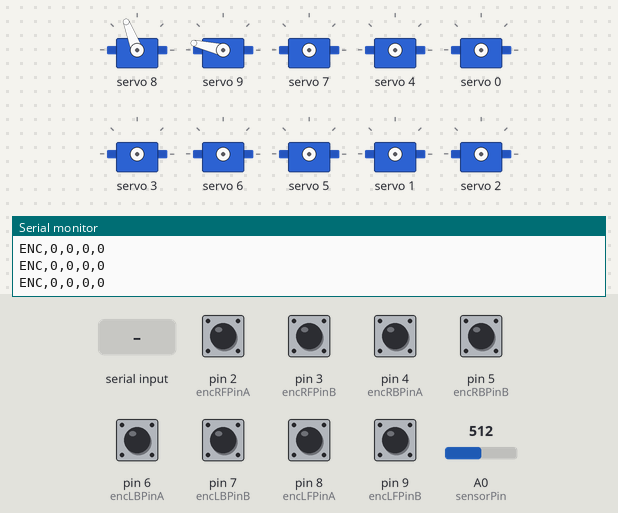
Simulated run of this sketch. Board: Arduino Uno, built with avr-gcc and run on an emulated ATmega328P. On the bench: 10 × servo, the last lines printed to the serial monitor. The test bench sets the inputs (shaded band); at power-on: pin 2 (encRFPinA), pin 3 (encRFPinB), pin 4 (encRBPinA), pin 5 (encRBPinB), pin 6 (encLBPinA), pin 7 (encLBPinB), pin 8 (encLFPinA), pin 9 (encLFPinB) HIGH, A0 (sensorPin) = 512.

Above: at 1.2 s.
1.3 s: "START\n" received over Serial
At 4.6 s:
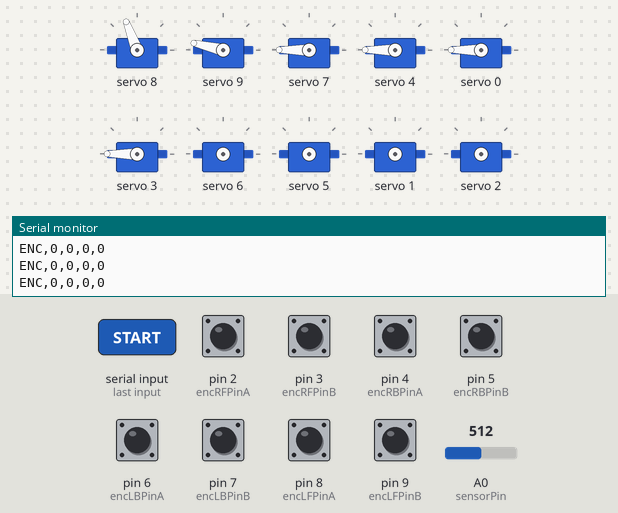
7.3 s: "OBSTACLE\n" received over Serial
10.3 s: "PAN=\n" received over Serial
At 11.3 s:
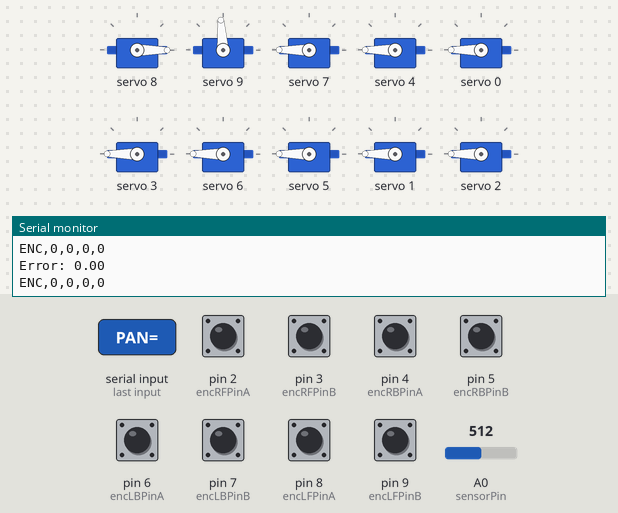
12.4 s: "CLEAR\n" received over Serial
At 13.4 s:
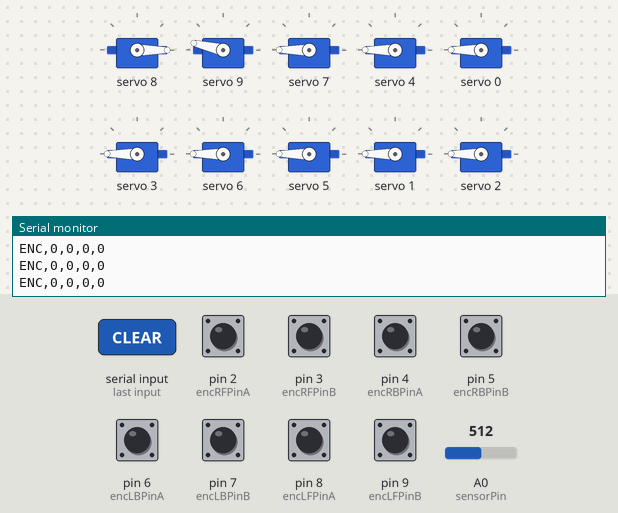
13.9 s: "TILT=,45\n" received over Serial
At 14.5 s:
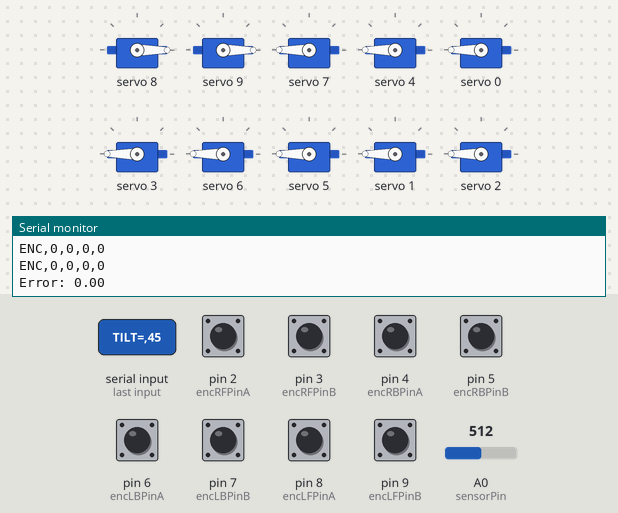
15.4 s: "PAN=90\n" received over Serial
At 15.7 s:
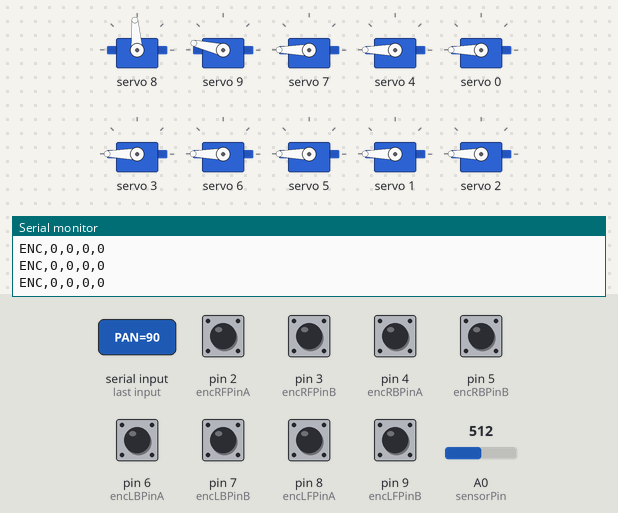
Timing chart, 0 to 17.9 s (numbered marks = the images above; inputs shaded):
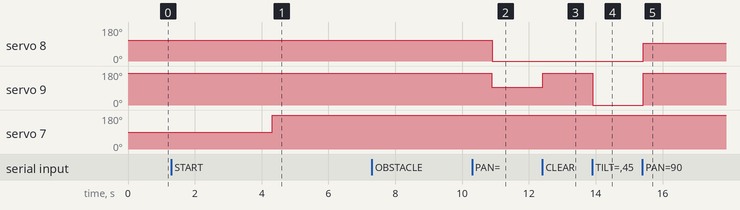

The sketch:

arduino_line_follower_with_servos.ino
```cpp
#include <Wire.h>
#include <Adafruit_PWMServoDriver.h>

Adafruit_PWMServoDriver pwm = Adafruit_PWMServoDriver();

// ================= PID =================
float Kp = 50;
float Ki = 0;
float Kd = 15;

float prevError = 0;
float integral = 0;

// ================= LINE LOST RECOVERY =================
int lastErrorSign = 1;              // +1 or -1 based on last valid error
const int lineLostNormThreshold = 600;
const int searchFastSpeed = 255;
const int searchSlowSpeed = -255;

// ================= SPEED =================
int baseSpeed = 100;

// ================= RUN CONTROL =================
bool isRunning = false;
bool calibrationDone = false;

enum CommandMode {
  MODE_AUTO,
  MODE_MANUAL
};

CommandMode controlMode = MODE_AUTO;

enum ManualCommand {
  CMD_NONE,
  CMD_STRAIGHT,
  CMD_LEFT,
  CMD_RIGHT,
  CMD_UTURN
};

ManualCommand manualCommand = CMD_NONE;

const int manualStraightSpeed = 100;
const int manualTurnSpeed = 255;
const unsigned long leftRightTurnDurationMs = 2000;
const unsigned long goalForwardDurationMs = 4000;
const unsigned long goalSpinDurationMs = 4000;
const unsigned long uturnDurationMs = 4000;
const unsigned long stopBeforeTurnDurationMs = 250;

unsigned long manualCommandStartMs = 0;
unsigned long manualCommandDurationMs = 0;
unsigned long manualTurnStartMs = 0;
bool manualStopBeforeTurnActive = false;

// ================= ENCODERS (QUADRATURE) =================
const uint8_t encRFPinA = 2;
const uint8_t encRFPinB = 3;
const uint8_t encRBPinA = 4;
const uint8_t encRBPinB = 5;
const uint8_t encLBPinA = 6;
const uint8_t encLBPinB = 7;
const uint8_t encLFPinA = 8;
const uint8_t encLFPinB = 9;

long encRFCount = 0;
long encRBCount = 0;
long encLBCount = 0;
long encLFCount = 0;

uint8_t encRFPrevState = 0;
uint8_t encRBPrevState = 0;
uint8_t encLBPrevState = 0;
uint8_t encLFPrevState = 0;

unsigned long lastEncoderPublishMs = 0;
const unsigned long encoderPublishIntervalMs = 10;  // 100 Hz encoder stream
unsigned long lastStatusPrintMs = 0;
const unsigned long statusPrintIntervalMs = 200;

int8_t quadratureDelta(uint8_t prevState, uint8_t currState) {
  // Index = (prevAB << 2) | currAB
  // Valid forward transitions => +1, reverse => -1, invalid/bounce => 0
  static const int8_t table[16] = {
    0, -1,  1,  0,
    1,  0,  0, -1,
   -1,  0,  0,  1,
    0,  1, -1,  0
  };
  return table[(prevState << 2) | currState];
}

uint8_t readEncoderAB(uint8_t pinA, uint8_t pinB) {
  uint8_t a = (uint8_t)digitalRead(pinA);
  uint8_t b = (uint8_t)digitalRead(pinB);
  return (uint8_t)((a << 1) | b);
}

void updateOneEncoder(long &count, uint8_t pinA, uint8_t pinB, uint8_t &prevState) {
  uint8_t currState = readEncoderAB(pinA, pinB);
  int8_t delta = quadratureDelta(prevState, currState);
  count += delta;
  prevState = currState;
}

void updateEncoders() {
  updateOneEncoder(encRFCount, encRFPinA, encRFPinB, encRFPrevState);
  updateOneEncoder(encRBCount, encRBPinA, encRBPinB, encRBPrevState);
  updateOneEncoder(encLBCount, encLBPinA, encLBPinB, encLBPrevState);
  updateOneEncoder(encLFCount, encLFPinA, encLFPinB, encLFPrevState);
}

void publishEncodersIfDue() {
  unsigned long now = millis();
  if ((now - lastEncoderPublishMs) < encoderPublishIntervalMs) return;
  lastEncoderPublishMs = now;

  // Prefix with ENC so Raspberry Pi parser can filter robustly.
  // Format: ENC,<rf>,<rb>,<lb>,<lf>
  Serial.print("ENC,");
  Serial.print(encRFCount);
  Serial.print(',');
  Serial.print(encRBCount);
  Serial.print(',');
  Serial.print(encLBCount);
  Serial.print(',');
  Serial.println(encLFCount);
}

void startTimedManualCommand(ManualCommand cmd, unsigned long durationMs, bool stopBeforeTurn = true) {
  controlMode = MODE_MANUAL;
  manualCommand = cmd;
  manualCommandStartMs = millis();
  manualCommandDurationMs = durationMs;
  manualTurnStartMs = 0;
  manualStopBeforeTurnActive = (cmd == CMD_LEFT || cmd == CMD_RIGHT || cmd == CMD_UTURN) && stopBeforeTurn;
}

void applyDrive(int leftSpeed, int rightSpeed) {
  // LEFT SIDE
  setMotor(6, 7, leftSpeed);
  setMotor(4, 5, leftSpeed);

  // RIGHT SIDE
  setMotor(0, 1, rightSpeed);
  setMotor(2, 3, rightSpeed);
}

void applyManualCommand() {
  if (manualStopBeforeTurnActive) {
    stopMotors();
    if ((millis() - manualCommandStartMs) >= stopBeforeTurnDurationMs) {
      manualStopBeforeTurnActive = false;
      manualTurnStartMs = millis();
      Serial.println("TURN START (IN-PLACE)");
    }
    return;
  }

  switch (manualCommand) {
    case CMD_STRAIGHT:
      applyDrive(manualStraightSpeed, manualStraightSpeed);
      break;
    case CMD_LEFT:
      // In-place left turn
      applyDrive(-manualTurnSpeed, manualTurnSpeed);
      break;
    case CMD_RIGHT:
      // In-place right turn
      applyDrive(manualTurnSpeed, -manualTurnSpeed);
      break;
    case CMD_UTURN:
      // U-turn using a strong in-place rotation
      applyDrive(manualTurnSpeed, -manualTurnSpeed);
      break;
    case CMD_NONE:
    default:
      stopMotors();
      break;
  }
}

// ================= DEMUX =================
int s0 = 10, s1 = 11, s2 = 12, s3 = 13;
int sensorPin = A0;

// ================= CALIBRATION =================
int sensorMin[8];
int sensorMax[8];

int weights[8] = {3,2,1,0,0,-1,-2,-3};

// ================= CAMERA PAN/TILT SERVOS =================
const uint8_t panServoChannel = 8;
const uint8_t tiltServoChannel = 9;

int panCenterDeg = 106;
int tiltDownDeg = 160;
int tiltFrontDeg = 90;

// PCA9685 pulse counts for typical servos at 50 Hz.
const uint16_t servoPulseMin = 110;
const uint16_t servoPulseMax = 510;

bool obstacleDetected = false;

uint16_t angleToPulse(int angleDeg) {
  angleDeg = constrain(angleDeg, 0, 180);
  long pulse = map(angleDeg, 0, 180, servoPulseMin, servoPulseMax);
  return (uint16_t)pulse;
}

void setServoAngle(uint8_t channel, int angleDeg) {
  pwm.setPWM(channel, 0, angleToPulse(angleDeg));
}

void updateCameraServos() {
  // Pan remains locked straight ahead.
  setServoAngle(panServoChannel, panCenterDeg);
  // Tilt looks front when obstacle exists, else looks down.
  setServoAngle(tiltServoChannel, obstacleDetected ? tiltFrontDeg : tiltDownDeg);
}

// ================= SETUP =================
void setup() {
  Serial.begin(115200);
  Serial.setTimeout(2);

  pwm.begin();
  // Servo channels on PCA9685 require 50 Hz timing.
  pwm.setPWMFreq(50);

  pinMode(s0, OUTPUT);
  pinMode(s1, OUTPUT);
  pinMode(s2, OUTPUT);
  pinMode(s3, OUTPUT);

  pinMode(encRFPinA, INPUT_PULLUP);
  pinMode(encRFPinB, INPUT_PULLUP);
  pinMode(encRBPinA, INPUT_PULLUP);
  pinMode(encRBPinB, INPUT_PULLUP);
  pinMode(encLBPinA, INPUT_PULLUP);
  pinMode(encLBPinB, INPUT_PULLUP);
  pinMode(encLFPinA, INPUT_PULLUP);
  pinMode(encLFPinB, INPUT_PULLUP);

  encRFPrevState = readEncoderAB(encRFPinA, encRFPinB);
  encRBPrevState = readEncoderAB(encRBPinA, encRBPinB);
  encLBPrevState = readEncoderAB(encLBPinA, encLBPinB);
  encLFPrevState = readEncoderAB(encLFPinA, encLFPinB);

  updateCameraServos();

  Serial.println("Ready. Send START to run first calibration and begin.");
}

// ================= MOTOR =================
void setMotor(int chA, int chB, int pwmVal) {
  pwmVal = constrain(pwmVal, -255, 255);

  if (pwmVal > 0) {
    pwm.setPWM(chA, 0, pwmVal * 16);
    pwm.setPWM(chB, 0, 0);
  } else {
    pwm.setPWM(chA, 0, 0);
    pwm.setPWM(chB, 0, -pwmVal * 16);
  }
}

// ================= STOP =================
void stopMotors() {
  for (int i = 0; i < 8; i++) {
    pwm.setPWM(i, 0, 0);
  }
}

// ================= SERIAL CONTROL =================
void checkCommand() {
  if (Serial.available()) {
    String cmd = Serial.readStringUntil('\n');
    cmd.trim();
    cmd.toUpperCase();

    if (cmd == "STOP") {
      // Soft stop: hold motors without forcing obstacle camera tilt.
      // This keeps START gate state unchanged and allows next motion command.
      controlMode = MODE_MANUAL;
      manualCommand = CMD_NONE;
      manualCommandDurationMs = 0;
      manualTurnStartMs = 0;
      manualStopBeforeTurnActive = false;
      stopMotors();
      Serial.println("MOTORS STOPPED (HOLD)");
      return;
    }

    if (cmd == "START") {
      obstacleDetected = false;
      updateCameraServos();
      if (!calibrationDone) {
        Serial.println("FIRST START -> CALIBRATING");
        Serial.println("Place robot on line...");
        delay(3000);
        calibrateSensors();
        calibrationDone = true;
      }
      isRunning = true;
      controlMode = MODE_AUTO;
      manualCommand = CMD_NONE;
      manualCommandDurationMs = 0;
      Serial.println("STARTED");
      return;
    }

    if (cmd == "OBSTACLE") {
      obstacleDetected = true;
      updateCameraServos();
      Serial.println("CAMERA TILT FRONT (OBSTACLE)");
      return;
    }

    if (cmd == "CLEAR") {
      obstacleDetected = false;
      updateCameraServos();
      Serial.println("CAMERA TILT DOWN (CLEAR)");
      return;
    }

    if (cmd == "ENC_RESET") {
      encRFCount = 0;
      encRBCount = 0;
      encLBCount = 0;
      encLFCount = 0;
      Serial.println("ENCODERS RESET");
      return;
    }

    // Pan servo calibration from laptop:
    //   PAN=95   -> set exact center angle
    //   PAN+     -> +2 deg
    //   PAN-     -> -2 deg
    //   PANCENTER -> reset to 90 deg
    if (cmd.startsWith("PAN=")) {
      int angle = cmd.substring(4).toInt();
      panCenterDeg = constrain(angle, 0, 180);
      updateCameraServos();
      Serial.print("PAN CENTER SET: ");
      Serial.println(panCenterDeg);
      return;
    }

    if (cmd == "PAN+") {
      panCenterDeg = constrain(panCenterDeg + 2, 0, 180);
      updateCameraServos();
      Serial.print("PAN CENTER SET: ");
      Serial.println(panCenterDeg);
      return;
    }

    if (cmd == "PAN-") {
      panCenterDeg = constrain(panCenterDeg - 2, 0, 180);
      updateCameraServos();
      Serial.print("PAN CENTER SET: ");
      Serial.println(panCenterDeg);
      return;
    }

    if (cmd == "PANCENTER") {
      panCenterDeg = 90;
      updateCameraServos();
      Serial.println("PAN CENTER RESET: 90");
      return;
    }

    // Tilt servo calibration from laptop:
    //   TILT=95       -> set front-looking tilt angle
    //   TILT+ / TILT- -> nudge front-looking angle by 2 deg
    //   TILTCENTER    -> reset front-looking angle to 90 deg
    //   TILTDOWN=170  -> set down-looking angle
    if (cmd.startsWith("TILT=")) {
      int angle = cmd.substring(5).toInt();
      tiltFrontDeg = constrain(angle, 0, 180);
      setServoAngle(tiltServoChannel, tiltFrontDeg);
      Serial.print("TILT FRONT SET: ");
      Serial.println(tiltFrontDeg);
      return;
    }

    if (cmd == "TILT+") {
      tiltFrontDeg = constrain(tiltFrontDeg + 2, 0, 180);
      setServoAngle(tiltServoChannel, tiltFrontDeg);
      Serial.print("TILT FRONT SET: ");
      Serial.println(tiltFrontDeg);
      return;
    }

    if (cmd == "TILT-") {
      tiltFrontDeg = constrain(tiltFrontDeg - 2, 0, 180);
      setServoAngle(tiltServoChannel, tiltFrontDeg);
      Serial.print("TILT FRONT SET: ");
      Serial.println(tiltFrontDeg);
      return;
    }

    if (cmd == "TILTCENTER") {
      tiltFrontDeg = 90;
      setServoAngle(tiltServoChannel, tiltFrontDeg);
      Serial.println("TILT FRONT RESET: 90");
      return;
    }

    if (cmd.startsWith("TILTDOWN=")) {
      int angle = cmd.substring(9).toInt();
      tiltDownDeg = constrain(angle, 0, 180);
      updateCameraServos();
      Serial.print("TILT DOWN SET: ");
      Serial.println(tiltDownDeg);
      return;
    }

    // Strict START/STOP gate: ignore motion commands until START is received.
    if (!isRunning) {
      Serial.println("IGNORED (STOPPED): send START first");
      return;
    }

    if (cmd == "STRAIGHT" || cmd == "FORWARD") {
      isRunning = true;
      startTimedManualCommand(CMD_STRAIGHT, 0);
      Serial.println("MANUAL STRAIGHT (UNTIL STOP)");
      return;
    }

    if (cmd == "STRAIGHT4" || cmd == "FORWARD4") {
      isRunning = true;
      startTimedManualCommand(CMD_STRAIGHT, goalForwardDurationMs);
      Serial.println("MANUAL STRAIGHT (4s)");
      return;
    }

    if (cmd == "LEFT") {
      isRunning = true;
      startTimedManualCommand(CMD_LEFT, leftRightTurnDurationMs);
      Serial.println("MANUAL LEFT (STOP->TURN)");
      return;
    }

    if (cmd == "RIGHT" || cmd == "TURN") {
      isRunning = true;
      startTimedManualCommand(CMD_RIGHT, leftRightTurnDurationMs);
      Serial.println("MANUAL RIGHT (STOP->TURN)");
      return;
    }

    if (cmd == "RIGHT6" || cmd == "SPIN360") {
      isRunning = true;
      // Goal spin must be continuous at full speed; skip stop-before-turn.
      startTimedManualCommand(CMD_RIGHT, goalSpinDurationMs, false);
      Serial.println("MANUAL RIGHT (6s CONTINUOUS)");
      return;
    }

    if (cmd == "UTURN") {
      isRunning = true;
      startTimedManualCommand(CMD_UTURN, uturnDurationMs);
      Serial.println("MANUAL UTURN (STOP->TURN)");
      return;
    }
  }
}

// ================= SENSOR READ =================
int readSensor(int ch) {
  digitalWrite(s0, ch & 1);
  digitalWrite(s1, (ch >> 1) & 1);
  digitalWrite(s2, (ch >> 2) & 1);
  digitalWrite(s3, (ch >> 3) & 1);
  delayMicroseconds(5);
  return analogRead(sensorPin);
}

// ================= UPDATE CALIB =================
void updateCalibration() {
  for (int i = 0; i < 8; i++) {
    int val = readSensor(i);

    if (val < sensorMin[i]) sensorMin[i] = val;
    if (val > sensorMax[i]) sensorMax[i] = val;
  }
}

// ================= CALIBRATION =================
void calibrateSensors() {
  Serial.println("Calibration START");

  for (int i = 0; i < 8; i++) {
    sensorMin[i] = 1023;
    sensorMax[i] = 0;
  }

  unsigned long startTime;

  // ===== STRAFE LEFT =====
  Serial.println("Strafing LEFT...");
  startTime = millis();

  while (millis() - startTime < 2000) {
    updateEncoders();
    publishEncodersIfDue();
    setMotor(6,7,-120);
    setMotor(4,5,120);
    setMotor(0,1,120);
    setMotor(2,3,-120);

    updateCalibration();
    delay(10);
  }

  stopMotors();
  delay(500);

  // ===== STRAFE RIGHT =====
  Serial.println("Strafing RIGHT...");
  startTime = millis();

  while (millis() - startTime < 2000) {
    updateEncoders();
    publishEncodersIfDue();
    setMotor(6,7,120);
    setMotor(4,5,-120);
    setMotor(0,1,-120);
    setMotor(2,3,120);

    updateCalibration();
    delay(10);
  }

  stopMotors();

  Serial.println("Calibration DONE");

  // Print values
  for (int i = 0; i < 8; i++) {
    Serial.print("S"); Serial.print(i);
    Serial.print(" Min: "); Serial.print(sensorMin[i]);
    Serial.print(" Max: "); Serial.println(sensorMax[i]);
  }

  delay(2000);
}

// ================= NORMALIZE =================
float readNormalized(int ch) {
  int val = readSensor(ch);

  int range = sensorMax[ch] - sensorMin[ch];
  if (range < 10) return 0;

  float norm = (float)(val - sensorMin[ch]) / range;
  return constrain(norm, 0, 1);
}

// ================= LINE ERROR =================
bool getLineError(float &errorOut) {
  float numerator = 0;
  float denominator = 0;
  bool allBelowThreshold = true;

  for (int i = 0; i < 8; i++) {
    float val = 1 - readNormalized(i);
    int norm1000 = (int)(val * 1000.0);
    if (norm1000 >= lineLostNormThreshold) {
      allBelowThreshold = false;
    }

    numerator += val * weights[i];
    denominator += val;
  }

  if (allBelowThreshold) return false;
  if (denominator <= 0.0001) return false;

  errorOut = numerator / denominator;
  return true;
}

// ================= PID =================
int computePID(float error) {
  integral += error;
  float derivative = error - prevError;

  float output = Kp*error + Kd*derivative + Ki*integral;

  prevError = error;

  return (int)output;
}

// ================= LOOP =================
void loop() {

  updateEncoders();
  publishEncodersIfDue();
  checkCommand();

  if (!isRunning) {
    stopMotors();
    delay(10);
    return;
  }

  // In manual mode, ignore line sensors and execute command directly.
  if (controlMode == MODE_MANUAL) {
    applyManualCommand();

    unsigned long manualElapsedMs = 0;
    if (manualCommand == CMD_LEFT || manualCommand == CMD_RIGHT || manualCommand == CMD_UTURN) {
      if (manualTurnStartMs > 0 && !manualStopBeforeTurnActive) {
        manualElapsedMs = millis() - manualTurnStartMs;
      }
    } else {
      manualElapsedMs = millis() - manualCommandStartMs;
    }

    if (
      manualCommandDurationMs > 0 &&
      manualElapsedMs >= manualCommandDurationMs
    ) {
      controlMode = MODE_AUTO;
      manualCommand = CMD_NONE;
      manualCommandDurationMs = 0;
      manualTurnStartMs = 0;
      manualStopBeforeTurnActive = false;
      Serial.println("MANUAL TURN DONE -> AUTO MODE");
    }

    delay(10);
    return;
  }

  float error = 0;
  int leftSpeed = 0;
  int rightSpeed = 0;

  bool lineDetected = getLineError(error);

  if (lineDetected) {
    int correction = computePID(error);

    leftSpeed  = baseSpeed + correction;
    rightSpeed = baseSpeed - correction;

    leftSpeed  = constrain(leftSpeed, -255, 255);
    rightSpeed = constrain(rightSpeed, -255, 255);

    if (error > 0.05) {
      lastErrorSign = 1;
    } else if (error < -0.05) {
      lastErrorSign = -1;
    }
  } else {
    // Prevent PID windup while searching for line again.
    integral = 0;
    prevError = 0;

    // Turn toward the side where the line was last seen.
    if (lastErrorSign > 0) {
      leftSpeed = searchFastSpeed;
      rightSpeed = searchSlowSpeed;
    } else {
      leftSpeed = searchSlowSpeed;
      rightSpeed = searchFastSpeed;
    }
  }

  applyDrive(leftSpeed, rightSpeed);

  if (lineDetected) {
    if (millis() - lastStatusPrintMs >= statusPrintIntervalMs) {
      lastStatusPrintMs = millis();
      Serial.print("Error: ");
      Serial.println(error);
    }
  } else {
    if (millis() - lastStatusPrintMs >= statusPrintIntervalMs) {
      lastStatusPrintMs = millis();
      Serial.println("LINE LOST -> SEARCHING");
    }
  }

  delay(10);
}
```

Measured:
- after the input at 1.3 s, servo 7: 90° → 180° after 3.0 s
- after the input at 10.3 s, servo 8: 111° → 0° after 0.60 s
- after the input at 12.4 s, servo 9: 94° → 167° at once
- after the input at 13.9 s, servo 9: 167° → 0° at once
- after the input at 15.4 s, servo 8: 0° → 94° at once; servo 9: 0° → 167° at once
